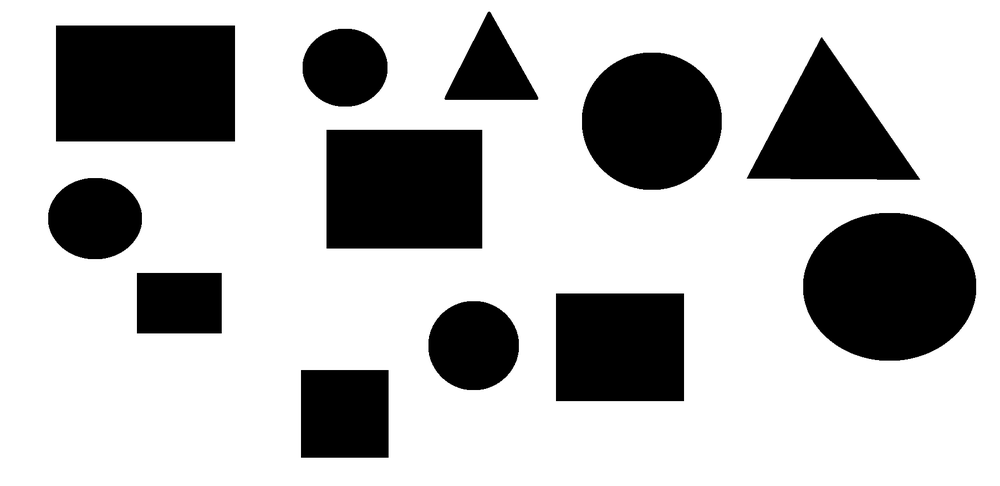
#> input picture shapes.png, 1000 x 486 px, shrunk from 1804 x 876 before the run
$ jupyter execute seminario.ipynb
#> lines starting #> are read from the running program, lines starting #| are printed output that depends on the picture; after the words box and inside, x2 and y2 are one past the last pixel; in counts of white or black regions, pixels touching at a corner belong together
[cell 1]
import cv2
import numpy as np
from matplotlib import pyplot as plt
from google.colab.patches import cv2_imshow

[cell 2]
# Le a imagem
img = cv2.imread('shapes.png')
#> img is the input picture: shape (486, 1000, 3); min 0, max 255, mean 183.9

# Imprime a imagem original
cv2_imshow(img)

[cell 3]
# Transforma os canais RGB em tons de cinza
gray = cv2.cvtColor(img, cv2.COLOR_BGR2GRAY)

# Retira ruidos da imagem
_, threshold = cv2.threshold(gray, 127, 255, cv2.THRESH_BINARY)
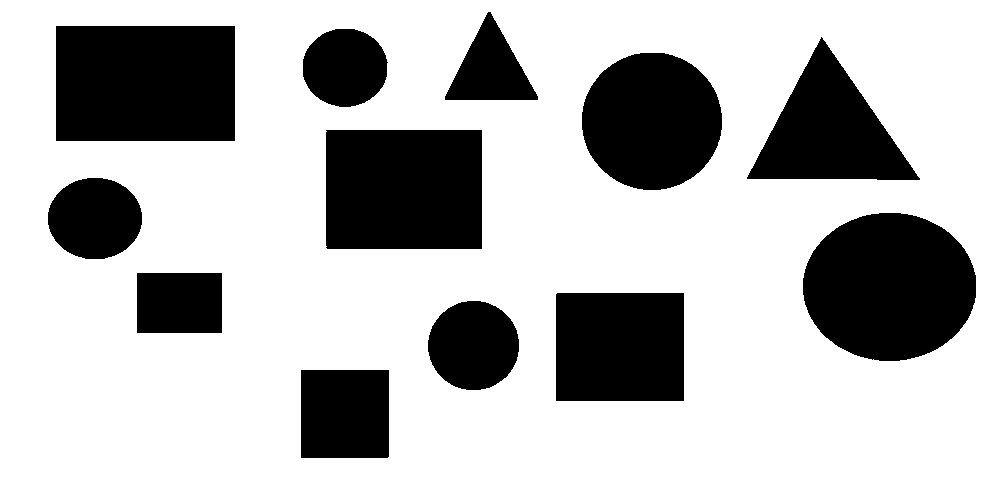
#> threshold: shape (486, 1000); 72.1% white; 12 black regions

# Acha todos os contornos pontudos em cada forma geometrica
contours, _ = cv2.findContours(
    threshold, cv2.RETR_TREE, cv2.CHAIN_APPROX_SIMPLE)
#> contours = 13 contours; largest, box (x1, y1, x2, y2) and area: (0, 0, 1000, 486) 484515, (55, 25, 236, 142) 20878, (802, 212, 977, 362) 20390, (325, 129, 483, 250) 18834, (581, 52, 723, 191) 15344

[cell 4]
i = 0

# Inicia variáveis para contar a quantidade de cada figura
triangulo_qtd = 0
quadrilatero_qtd = 0
circulo_qtd = 0


for contour in contours:

    if i == 0:
        i = 1
        continue

    # Calculas as 'Bounding Boxes'
    approx = cv2.approxPolyDP(
        contour, 0.01 * cv2.arcLength(contour, True), True)

    cv2.drawContours(img, [contour], 0, (0, 0, 255), 5)

    M = cv2.moments(contour)
    if M['m00'] != 0.0:
        x = int(M['m10']/M['m00'])
        y = int(M['m01']/M['m00'])

    # Classifica como triangulo
    if len(approx) == 3:
        cv2.putText(img, 'Triangulo', (x, y),
                    cv2.FONT_HERSHEY_SIMPLEX, 0.6, (255, 255, 255), 2)
        triangulo_qtd += 1

    # Classifica como quadrilatero
    elif len(approx) == 4:
        cv2.putText(img, 'Quadrilatero', (x, y),
                    cv2.FONT_HERSHEY_SIMPLEX, 0.6, (255, 255, 255), 2)
        quadrilatero_qtd += 1

    # Classifica como circulo
    else:
        cv2.putText(img, 'Circulo', (x, y),
                    cv2.FONT_HERSHEY_SIMPLEX, 0.6, (255, 255, 255), 2)
        circulo_qtd += 1
#> this loop made 13 passes
#> (approx, x, y, triangulo_qtd) on passes 10, 13: ([[821, 36], [919, 180], [746, 178]], 829, 131, 1), ([[488, 11], [537, 100], [444, 99]], 490, 69, 2)
#> (approx, x, y) on passes 2, 4, 5, 8, 12: ([[300, 370], [388, 369], [389, 456], [301, 458]], 344, 413), ([[555, 294], [683, 292], [684, 400], [556, 401]], 619, 346), ([[136, 273], [221, 272], [222, 332], [137, 333]], 179, 302), ([[325, 130], [481, 129], [482, 248], [327, 249]], 403, 188), ([[55, 26], [234, 25], [235, 140], [56, 141]], 145, 83)
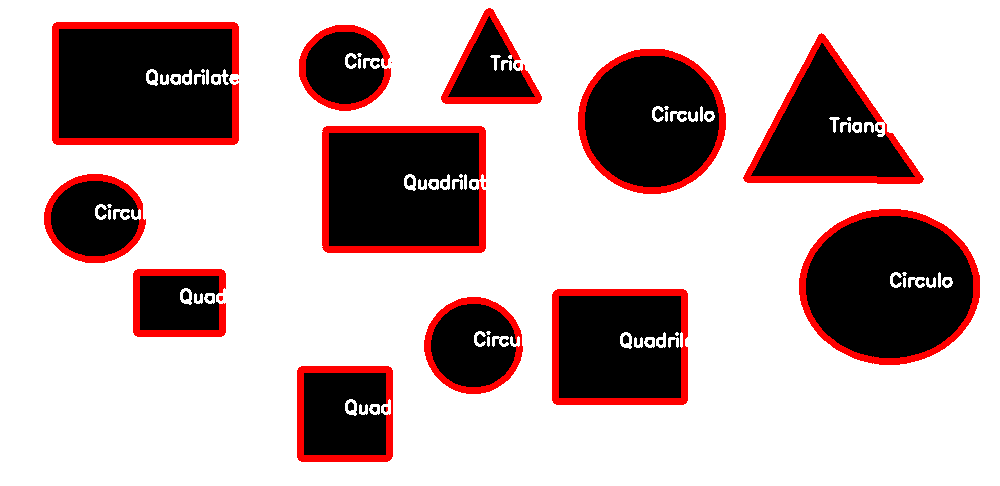
#> img: shape (486, 1000, 3); 7.64% of pixels changed, all inside (x1, y1, x2, y2) = (44, 8, 980, 462)
#> after the loop, circulo_qtd = 5; i = 1; quadrilatero_qtd = 5; triangulo_qtd = 2

[cell 5]
# Imprime a nova imagem
cv2_imshow(img)

[cell 6]
# Define o conteúdo de cada eixo
x_label = ['triangulo', 'quadrilatero', 'circulo']
y_label = [triangulo_qtd, quadrilatero_qtd, circulo_qtd]
#> y_label = [2, 5, 5]

# Plota o grafico de barras
plt.bar(x_label, y_label)
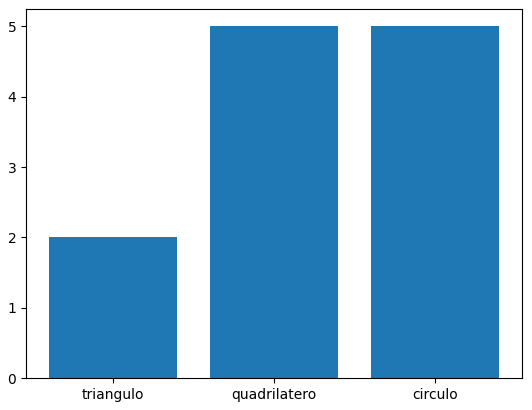
#> figure drawn by matplotlib, 1 panel
